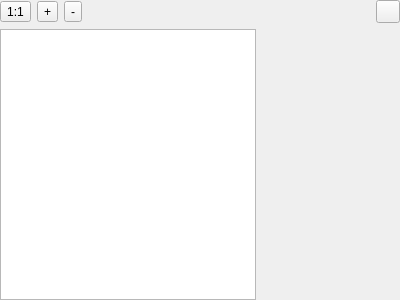
<?xml version="1.0" encoding="UTF-8"?>
<ui version="4.0">
 <class>fairwindsk::ui::mydata::PdfViewer</class>
 <widget class="QWidget" name="fairwindsk::ui::mydata::PdfViewer">
  <property name="geometry">
   <rect>
    <x>0</x>
    <y>0</y>
    <width>400</width>
    <height>300</height>
   </rect>
  </property>
  <property name="windowTitle">
   <string>PdfViewer</string>
  </property>
  <layout class="QVBoxLayout" name="verticalLayout">
   <property name="leftMargin">
    <number>0</number>
   </property>
   <property name="topMargin">
    <number>0</number>
   </property>
   <property name="rightMargin">
    <number>0</number>
   </property>
   <property name="bottomMargin">
    <number>0</number>
   </property>
   <item>
    <layout class="QHBoxLayout" name="horizontalLayout_Buttons">
     <item>
      <widget class="QToolButton" name="toolButton_One2One">
       <property name="text">
        <string>1:1</string>
       </property>
       <property name="icon">
        <iconset resource="../../resources.qrc">
         <normaloff>:/resources/svg/aspect-ratio-svgrepo-com.svg</normaloff>:/resources/svg/aspect-ratio-svgrepo-com.svg</iconset>
       </property>
      </widget>
     </item>
     <item>
      <widget class="QToolButton" name="toolButton_ZoomIn">
       <property name="text">
        <string>+</string>
       </property>
       <property name="icon">
        <iconset resource="../../resources.qrc">
         <normaloff>:/resources/svg/zoom-in-svgrepo-com.svg</normaloff>:/resources/svg/zoom-in-svgrepo-com.svg</iconset>
       </property>
      </widget>
     </item>
     <item>
      <widget class="QToolButton" name="toolButton_ZoomOut">
       <property name="text">
        <string>-</string>
       </property>
       <property name="icon">
        <iconset resource="../../resources.qrc">
         <normaloff>:/resources/svg/zoom-out-svgrepo-com.svg</normaloff>:/resources/svg/zoom-out-svgrepo-com.svg</iconset>
       </property>
      </widget>
     </item>
     <item>
      <spacer name="horizontalSpacer">
       <property name="orientation">
        <enum>Qt::Orientation::Horizontal</enum>
       </property>
       <property name="sizeType">
        <enum>QSizePolicy::Policy::Expanding</enum>
       </property>
       <property name="sizeHint" stdset="0">
        <size>
         <width>40</width>
         <height>20</height>
        </size>
       </property>
      </spacer>
     </item>
     <item>
      <widget class="QToolButton" name="toolButton_Close">
       <property name="text">
        <string/>
       </property>
       <property name="icon">
        <iconset resource="../../resources.qrc">
         <normaloff>:/resources/svg/OpenBridge/close-google.svg</normaloff>:/resources/svg/OpenBridge/close-google.svg</iconset>
       </property>
       <property name="checkable">
        <bool>false</bool>
       </property>
      </widget>
     </item>
    </layout>
   </item>
   <item>
    <layout class="QHBoxLayout" name="horizontalLayout">
     <item>
      <widget class="QListView" name="listView_Pages">
       <property name="sizePolicy">
        <sizepolicy hsizetype="Minimum" vsizetype="Expanding">
         <horstretch>0</horstretch>
         <verstretch>0</verstretch>
        </sizepolicy>
       </property>
       <property name="autoFillBackground">
        <bool>true</bool>
       </property>
       <property name="styleSheet">
        <string notr="true"/>
       </property>
      </widget>
     </item>
     <item>
      <widget class="QPdfView" name="pdfView_Text" native="true">
       <property name="sizePolicy">
        <sizepolicy hsizetype="Expanding" vsizetype="Expanding">
         <horstretch>10</horstretch>
         <verstretch>0</verstretch>
        </sizepolicy>
       </property>
      </widget>
     </item>
    </layout>
   </item>
  </layout>
 </widget>
 <customwidgets>
  <customwidget>
   <class>QPdfView</class>
   <extends>QWidget</extends>
   <header location="global">qpdfview.h</header>
   <container>1</container>
  </customwidget>
 </customwidgets>
 <resources>
  <include location="../../resources.qrc"/>
 </resources>
 <connections/>
</ui>
